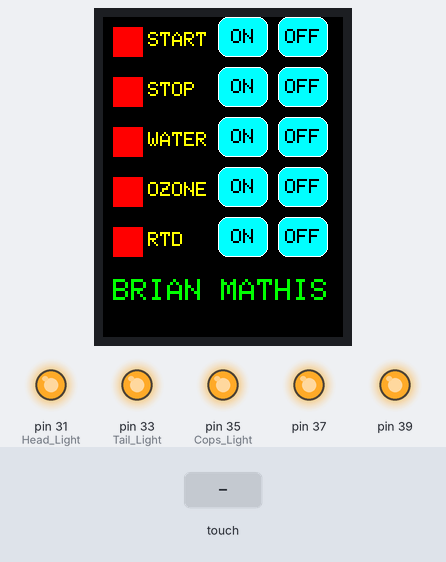
This sketch was run on a simulated Arduino Mega 2560, built with avr-gcc and run on an emulated ATmega2560. On the bench: 240×320 colour display, output pins drawn as LEDs (lit = HIGH). The test bench sets the inputs (shaded band). Pins used as bus, display or sensor lines are not drawn; what the sketch prints to the serial monitor is not drawn.

Above: at 1.4 s.
1.5 s: touch panel pressed at 38 % / 10 % of its raw x / y range
At 2.4 s:
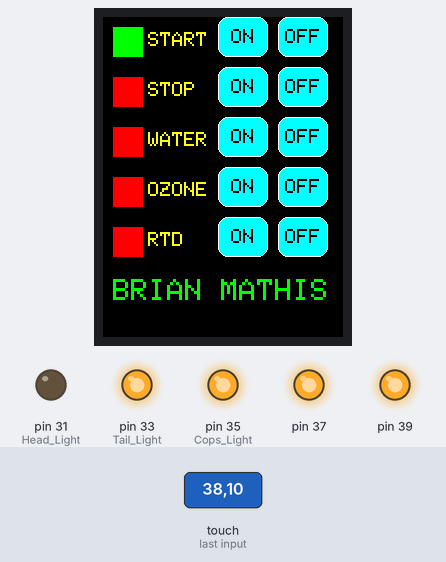
3.0 s: touch panel pressed at 38 % / 30 % of its raw x / y range
At 4.0 s:
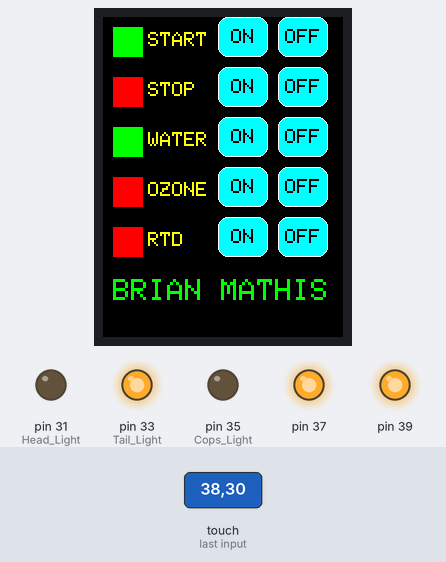
4.5 s: touch panel pressed at 38 % / 50 % of its raw x / y range
At 5.4 s:
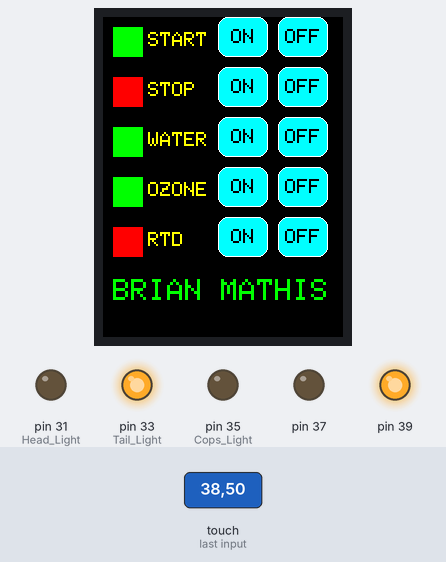
6.0 s: touch panel pressed at 13 % / 10 % of its raw x / y range
At 6.3 s:
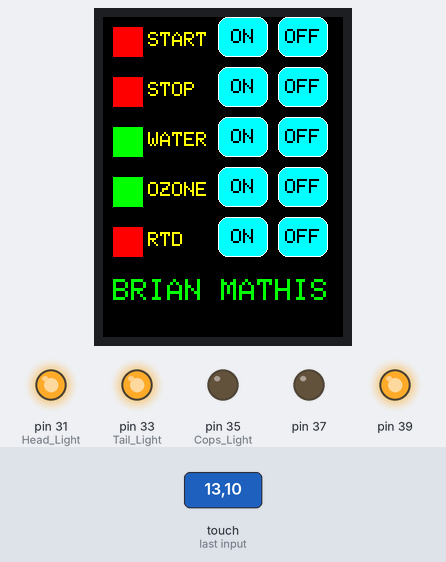
7.5 s: touch panel pressed at 13 % / 30 % of its raw x / y range
At 8.5 s:
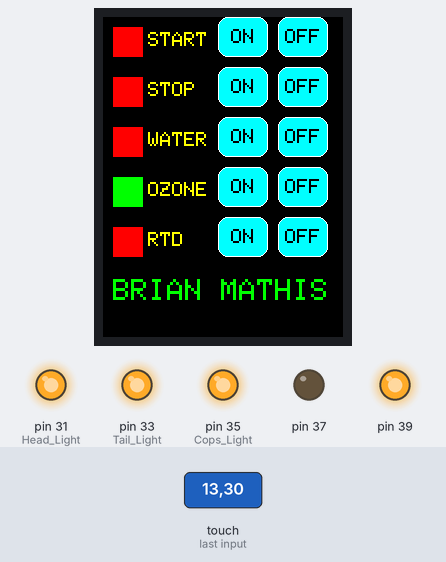
9.0 s: touch panel pressed at 38 % / 70 % of its raw x / y range
At 10.3 s:
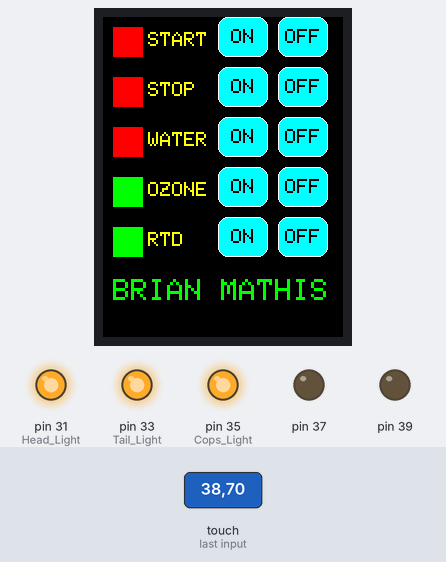
Timing chart, 0 to 11.5 s (numbered marks = the images above; inputs shaded):
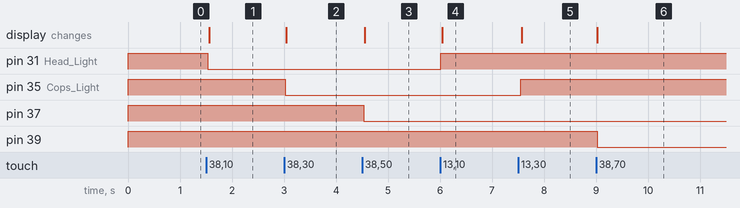

Measured:
- after the input at 1.5 s, pin 31 (Head_Light): HIGH → LOW at once; the display: changes after 0.06 s (image 1)
- after the input at 3.0 s, pin 35 (Cops_Light): HIGH → LOW at once; the display: changes at once (image 2)
- after the input at 4.5 s, pin 37: HIGH → LOW at once; the display: changes after 0.05 s (image 3)
- after the input at 6.0 s, pin 31 (Head_Light): LOW → HIGH at once; the display: changes at once (image 4)
- after the input at 7.5 s, pin 35 (Cops_Light): LOW → HIGH after 0.06 s; the display: changes after 0.07 s (image 5)
- after the input at 9.0 s, pin 39: HIGH → LOW at once; the display: changes at once (image 6)

The sketch:

Touch_Buttons.ino
```cpp
// (licence header left out)
#include <Adafruit_GFX.h>
#include <MCUFRIEND_kbv.h>
MCUFRIEND_kbv tft;
#include <TouchScreen.h>
#define MINPRESSURE 200
#define MAXPRESSURE 1000

unsigned long previousMillis = 0;
const long interval = 1000;

const int XP=8,XM=A2,YP=A3,YM=9; //240x320 ID=0x9341
const int TS_LEFT=912,TS_RT=116,TS_TOP=85,TS_BOT=903;

  int pixel_x, pixel_y;     //Touch_getXY() updates global vars
  int texty[] = {15, 65, 115, 165, 215};
  int buttony[] = {20, 70, 120, 170, 220};
  int rect[] = {10,60,110,160,210};
  char* labels[]={"START","STOP","WATER","OZONE","RTD"};
      bool firstrun = 1;

TouchScreen ts = TouchScreen(XP, YP, XM, YM, 300);

Adafruit_GFX_Button on_btn, off_btn;
//Adafruit_INA219 sensor219; // Declare and instance of INA219

bool Touch_getXY(void)
{
    TSPoint p = ts.getPoint();
    pinMode(YP, OUTPUT);      //restore shared pins
    pinMode(XM, OUTPUT);
    digitalWrite(YP, HIGH);   //because TFT control pins
    digitalWrite(XM, HIGH);
    bool pressed = (p.z > MINPRESSURE && p.z < MAXPRESSURE);
    if (pressed) {
        pixel_x = map(p.x, TS_LEFT, TS_RT, 0, tft.width());   // Determine where touch is X axis
        pixel_y = map(p.y, TS_TOP, TS_BOT, 0, tft.height());  // Determine where touch is Y axis
    }
    else {pixel_x=0; pixel_y=0;
}
    return pressed;
}

#define BLACK   0x0000
#define BLUE    0x001F
#define RED     0xF800
#define GREEN   0x07E0
#define CYAN    0x07FF
#define MAGENTA 0xF81F
#define YELLOW  0xFFE0
#define WHITE   0xFFFF

///////////////////////////  CHECK FOR TOUCH and ACT
  int TouchCheck(bool pressed, int line)
{
    bool down = Touch_getXY();

    tft.setCursor(45, texty[line]);
    tft.setTextColor(YELLOW); tft.setTextSize(2);
    tft.println(labels[line]);

  //   X, Y, W, H, OUTLINE, FILL, TEXTCOLOR, LABEL_TXT, TEXT_SIZE
     on_btn.initButton(&tft, 140, buttony[line], 50, 40, WHITE, CYAN, BLACK, "ON", 2);   //Position of buttons
    off_btn.initButton(&tft, 200, buttony[line], 50, 40, WHITE, CYAN, BLACK, "OFF", 2);   //Position of buttons

    if(firstrun)  { tft.fillRect(10, rect[line], 30, 30, RED);
    on_btn.drawButton(false);
   off_btn.drawButton(false); }

    on_btn.press(down && on_btn.contains(pixel_x, pixel_y));
   off_btn.press(down && off_btn.contains(pixel_x, pixel_y));

    Serial.print(pixel_x);
        Serial.print(",");
    Serial.println(pixel_y);

    if (on_btn.justReleased())
        on_btn.drawButton();

    if (off_btn.justReleased())
        off_btn.drawButton();

    if (on_btn.justPressed()) {
        on_btn.drawButton(false);
        tft.fillRect(10, rect[line], 30, 30, GREEN);
        digitalWrite(31+(line*2),LOW);
    }
    if (off_btn.justPressed()) {
        off_btn.drawButton(false);
        tft.fillRect(10, rect[line], 30, 30, RED);
        digitalWrite(31+(line*2),HIGH);
    }
    }


void setup(void)
{
    Serial.begin(9600);

//    sensor219.begin();  // INA219

      pinMode(31, OUTPUT); //  Head Light
      pinMode(33, OUTPUT); //  Tail Light
      pinMode(35, OUTPUT); //  Cops Light
      pinMode(37, OUTPUT); //  12V Bus
      pinMode(39, OUTPUT); //  5V USB Power  all but Arduino
      digitalWrite(31,HIGH);
      digitalWrite(33,HIGH);
      digitalWrite(35,HIGH);
      digitalWrite(37,HIGH);
      digitalWrite(39,HIGH);

    uint16_t ID = tft.readID();
    Serial.print("TFT ID = 0x");
    Serial.println(ID, HEX);
    Serial.println("Calibrate for your Touch Panel");

    if (ID == 0xD3D3) ID = 0x9486; // write-only shield
    tft.begin(ID);
    tft.setRotation(0);            //PORTRAIT
    tft.fillScreen(BLACK);
} // =========== SETUP ==============


void loop(void)
{
  unsigned long currentMillis = millis();
  int line;  bool pressed;
  for (line = 0; line < 5; line++)  TouchCheck(pressed,line);
  firstrun = 0;

  float busVoltage = 0;
  float current = 0; // Measure in milli amps
  float power = 0;

//  busVoltage = sensor219.getBusVoltage_V();
//  current = sensor219.getCurrent_mA();
//  power = busVoltage * (current/1000); // Calculate the Power

  tft.setCursor(10, 262);
  tft.setTextColor(GREEN); tft.setTextSize(3);
  tft.print("BRIAN MATHIS");
//  tft.print("V ");
//  tft.print(current,1);
//  tft.println("A");
//  tft.setCursor(60, 365);
//  tft.setTextColor(WHITE); tft.setTextSize(3);
//  power = busVoltage * current;
//  tft.print(power,2);
//  tft.println("W");

  /*
  Serial.print("Bus Voltage:   ");
  Serial.print(busVoltage);
  Serial.println(" V");

  Serial.print("Current:       ");
  Serial.print(current);
  Serial.println(" mA");

  Serial.print("Power:         ");
  Serial.print(power);
  Serial.println(" W");

  Serial.println("");
*/

  if (currentMillis - previousMillis >= 2000) {
    // save the last time you blinked the LED
    previousMillis = currentMillis;
 tft.fillRect(0, 290, 400, 30, BLACK);
  tft.fillRect(0, 290, busVoltage * 6, 30, BLUE);
   tft.fillRect(0, 325, 400, 30, BLACK);
  tft.fillRect(0, 325, power * -6, 30, WHITE);
  }
  } // =========== LOOP ==============
  // TFT Touch Screen (Amazon)
  //  https://www.amazon.com/gp/product/B07D2FR5MJ/ref=ox_sc_act_title_1?smid=A1EJT7E0QSYEZM&psc=1
  //
  //  DB-25      Panel to Guts Box:
  //  Pins
  //
  //1, 2, 3       GND
  //4, 5, 6       Vcc (+5V from USB adapter)
  //7  HEAD       RELAY 1     BRN  I/O 31
  //8  TAIL       RELAY 2     ORG  I/O 33
  //9  COPS       RELAY 3     YEL  I/O 35
  //10 +12V       RELAY 4     GRN  I/O 37
  //11 +5V        RELAY 5     BLU  I/O 39
```
